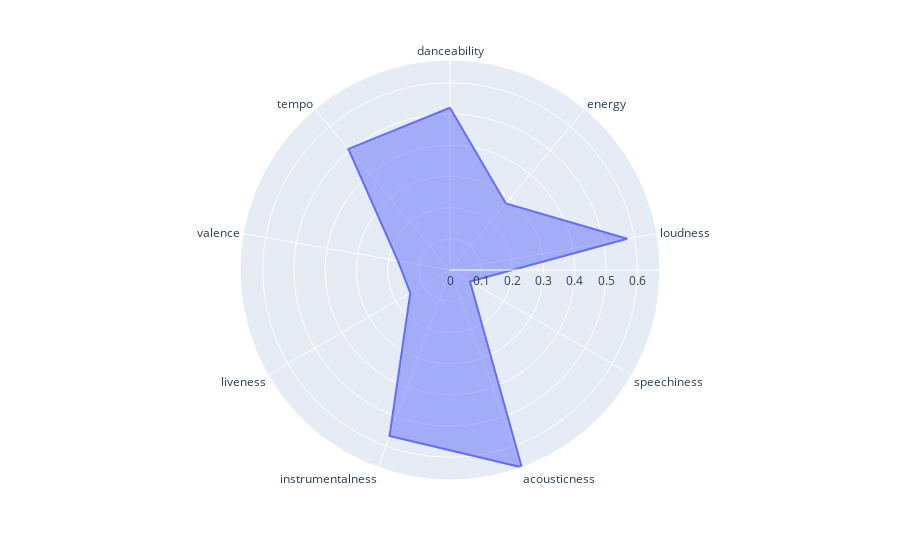
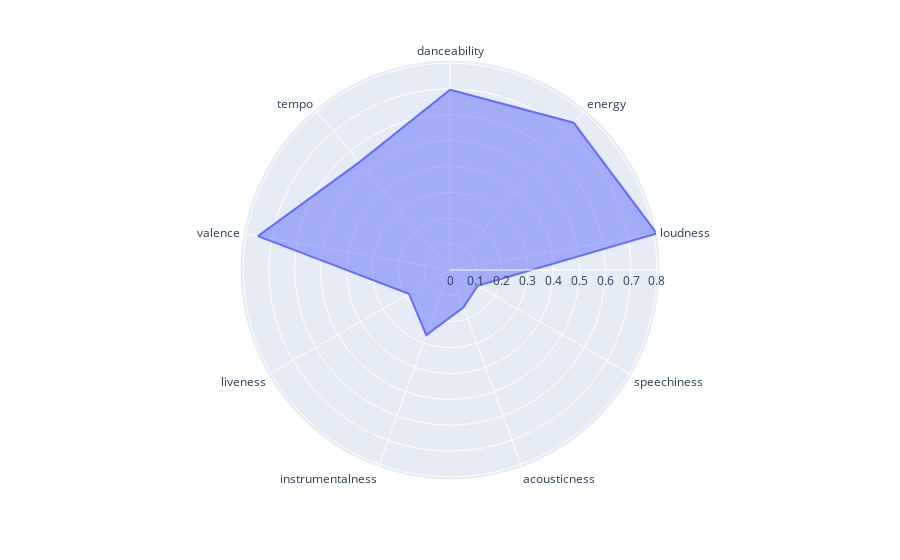
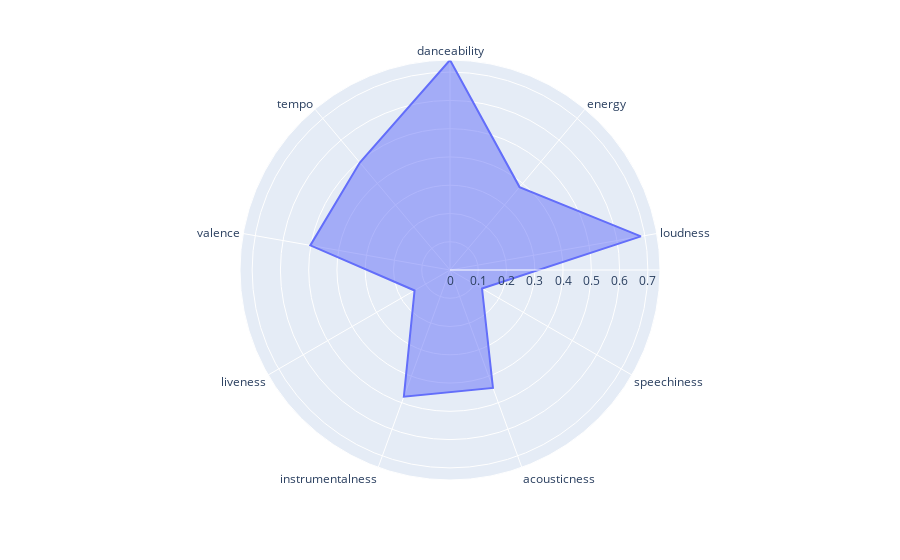
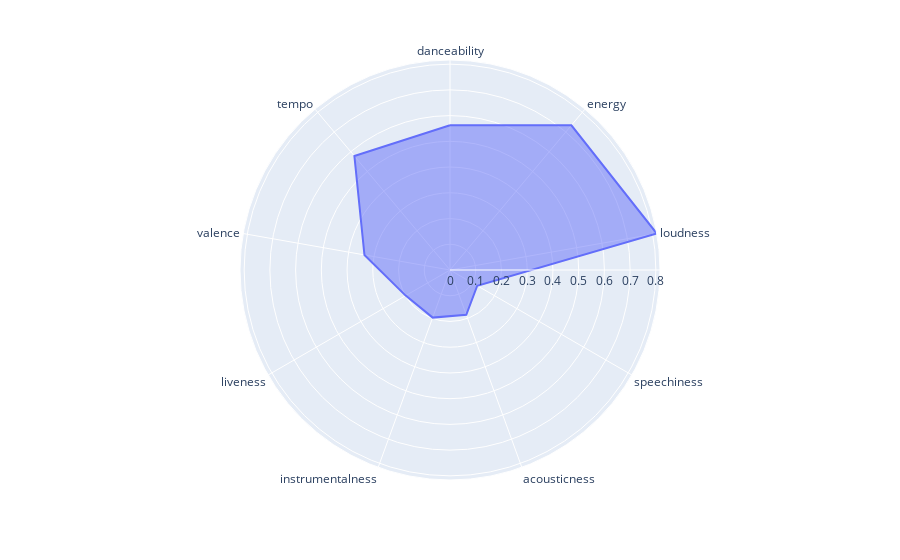

The code cell stored with these charts, in order, in its notebook:
### Code cell
import plotly.express as px
import pandas as pd

categories = cluster_stats.loc[:, cluster_stats.columns != 'cluster'].columns

for i in range(0,4):
    fig = px.line_polar(cluster_stats[cluster_stats.cluster==i],
                    r=[cluster_stats.loc[i]['danceability'], cluster_stats.loc[i]['energy'], cluster_stats.loc[i]['loudness'],
         cluster_stats.loc[i]['speechiness'], cluster_stats.loc[i]['acousticness'], cluster_stats.loc[i]['instrumentalness'],
        cluster_stats.loc[i]['liveness'], cluster_stats.loc[i]['valence'], cluster_stats.loc[i]['tempo']],
                    theta=categories,
                    line_close=True)
    fig.update_traces(fill='toself')
    fig.show()

### Figure 1 — Plotly figure (JSON) as saved in the notebook; plotly's stock layout.template omitted (floating-point values rounded to 4 significant figures)
{"data": [{"fill": "toself", "hovertemplate": "r=%{r}<br>theta=%{theta}<extra></extra>", "legendgroup": "", "line": {"color": "#636efa", "dash": "solid"}, "mode": "lines", "name": "", "r": [0.5198, 0.2785, 0.5765, 0.07405, 0.6727, 0.5661, 0.1468, 0.1695, 0.5064, 0.5198], "showlegend": false, "subplot": "polar", "theta": ["danceability", "energy", "loudness", "speechiness", "acousticness", "instrumentalness", "liveness", "valence", "tempo", "danceability"], "type": "scatterpolar"}], "layout": {"legend": {"tracegroupgap": 0}, "margin": {"t": 60}, "polar": {"angularaxis": {"direction": "clockwise", "rotation": 90}, "domain": {"x": [0, 1], "y": [0, 1]}}}}

### Figure 2 — Plotly figure (JSON) as saved in the notebook; plotly's stock layout.template omitted (floating-point values rounded to 4 significant figures)
{"data": [{"fill": "toself", "hovertemplate": "r=%{r}<br>theta=%{theta}<extra></extra>", "legendgroup": "", "line": {"color": "#636efa", "dash": "solid"}, "mode": "lines", "name": "", "r": [0.6971, 0.7434, 0.8117, 0.1225, 0.153, 0.268, 0.1834, 0.754, 0.5445, 0.6971], "showlegend": false, "subplot": "polar", "theta": ["danceability", "energy", "loudness", "speechiness", "acousticness", "instrumentalness", "liveness", "valence", "tempo", "danceability"], "type": "scatterpolar"}], "layout": {"legend": {"tracegroupgap": 0}, "margin": {"t": 60}, "polar": {"angularaxis": {"direction": "clockwise", "rotation": 90}, "domain": {"x": [0, 1], "y": [0, 1]}}}}

### Figure 3 — Plotly figure (JSON) as saved in the notebook; plotly's stock layout.template omitted (floating-point values rounded to 4 significant figures)
{"data": [{"fill": "toself", "hovertemplate": "r=%{r}<br>theta=%{theta}<extra></extra>", "legendgroup": "", "line": {"color": "#636efa", "dash": "solid"}, "mode": "lines", "name": "", "r": [0.743, 0.3829, 0.6858, 0.1309, 0.4442, 0.4772, 0.1448, 0.5018, 0.4962, 0.743], "showlegend": false, "subplot": "polar", "theta": ["danceability", "energy", "loudness", "speechiness", "acousticness", "instrumentalness", "liveness", "valence", "tempo", "danceability"], "type": "scatterpolar"}], "layout": {"legend": {"tracegroupgap": 0}, "margin": {"t": 60}, "polar": {"angularaxis": {"direction": "clockwise", "rotation": 90}, "domain": {"x": [0, 1], "y": [0, 1]}}}}

### Figure 4 — Plotly figure (JSON) as saved in the notebook; plotly's stock layout.template omitted (floating-point values rounded to 4 significant figures)
{"data": [{"fill": "toself", "hovertemplate": "r=%{r}<br>theta=%{theta}<extra></extra>", "legendgroup": "", "line": {"color": "#636efa", "dash": "solid"}, "mode": "lines", "name": "", "r": [0.5628, 0.7339, 0.8161, 0.1223, 0.185, 0.1969, 0.1991, 0.3376, 0.578, 0.5628], "showlegend": false, "subplot": "polar", "theta": ["danceability", "energy", "loudness", "speechiness", "acousticness", "instrumentalness", "liveness", "valence", "tempo", "danceability"], "type": "scatterpolar"}], "layout": {"legend": {"tracegroupgap": 0}, "margin": {"t": 60}, "polar": {"angularaxis": {"direction": "clockwise", "rotation": 90}, "domain": {"x": [0, 1], "y": [0, 1]}}}}
